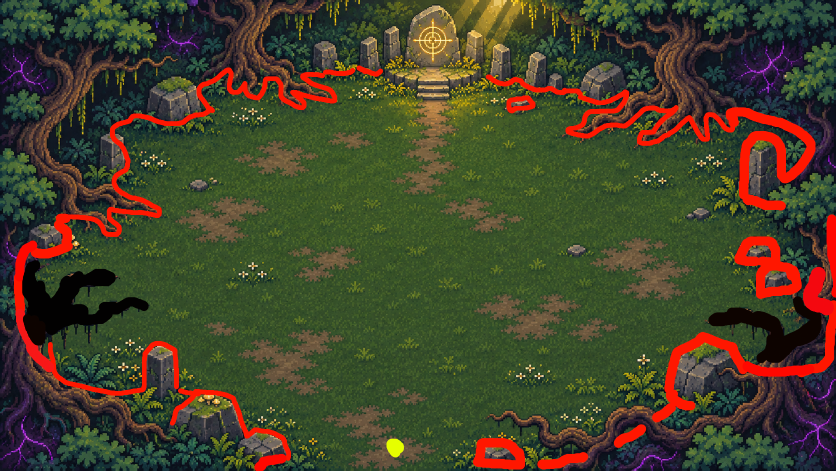
#> input picture design/clareira_marcada.png, 1672 x 941 px (shown at 1/2 size)
$ python generate_clearing_mask.py
#> lines starting #> are read from the running program, lines starting #| are printed output that depends on the picture; after the words box and inside, x2 and y2 are one past the last pixel; in counts of white or black regions, pixels touching at a corner belong together
"""Extract wall and foreground annotations from the marked clearing image.

Requires Pillow, NumPy and OpenCV only when regenerating the mask. The game
loads the generated PNG and does not need Python or OpenCV at runtime.
"""

from pathlib import Path

import cv2
import numpy as np
from PIL import Image


ROOT = Path(__file__).resolve().parents[1]
marked = np.asarray(Image.open(ROOT / "design/clareira_marcada.png").convert("RGB"))
#> marked is the input picture: shape (941, 1672, 3); mean R, G, B 68.7, 67, 42.5
red = (
    (marked[:, :, 0] > 180)
    & (marked[:, :, 1] < 100)
    & (marked[:, :, 2] < 100)
).astype(np.uint8)
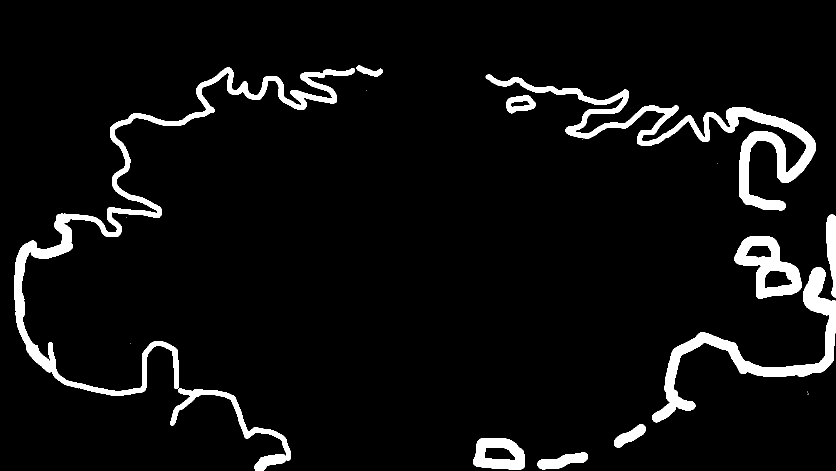
#> red: shape (941, 1672) (shown at 1/2 size); values 0 (black) and 1 (white), 5.7% white; 18 white regions (7 under 20 px), largest, box (x1, y1, x2, y2) and area: (28, 135, 710, 792) 26892, (971, 149, 1631, 421) 23152, (1304, 534, 1672, 845) 15767

# Ignore isolated pixels and preserve the marked strokes.
count, labels, stats, _ = cv2.connectedComponentsWithStats(red, 8)
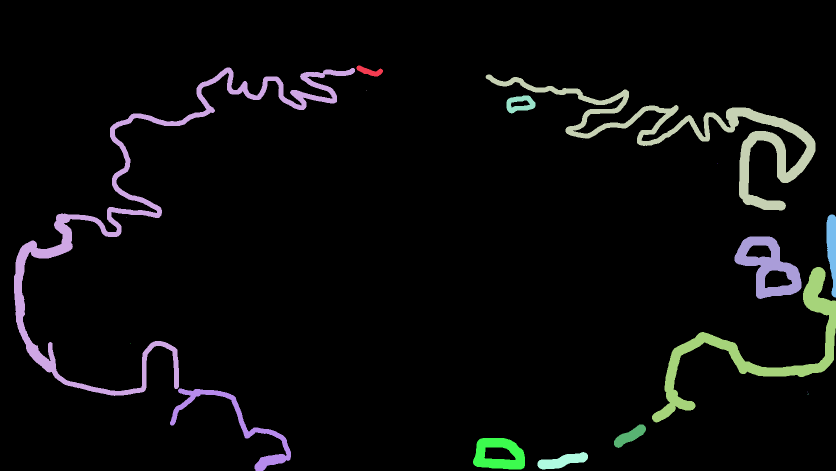
#> labels: shape (941, 1672) int32 (shown at 1/2 size); 19 distinct labels, from 0 to 18; one colour per label, 0 black
#> count = 19; stats = 19 rows, first 6: [0, 0, 1672, 941, 1483049], [713, 131, 53, 22, 576], [28, 135, 682, 657, 26892], [971, 149, 660, 272, 23152], [732, 180, 1, 1, 1], [1013, 191, 58, 36, 1224]
strokes = np.zeros(red.shape, dtype=np.uint8)
for index in range(1, count):
    if stats[index, cv2.CC_STAT_AREA] >= 500:
        strokes[labels == index] = 255

# The red paint is much wider than a wall line. Reduce it to a centerline first,
# then use a small gameplay footprint. The drawn player is deliberately wider
# than its collision footprint so it can overlap decorative edges slightly.
skeleton = np.zeros_like(strokes)
remaining = strokes.copy()
cross = cv2.getStructuringElement(cv2.MORPH_CROSS, (3, 3))
while cv2.countNonZero(remaining):
    eroded = cv2.erode(remaining, cross)
    opened = cv2.dilate(eroded, cross)
    skeleton = cv2.bitwise_or(skeleton, cv2.subtract(remaining, opened))
    remaining = eroded
#> this loop made 21 passes
#> pass 1, `eroded = cv2.erode(remaining, cross)`:
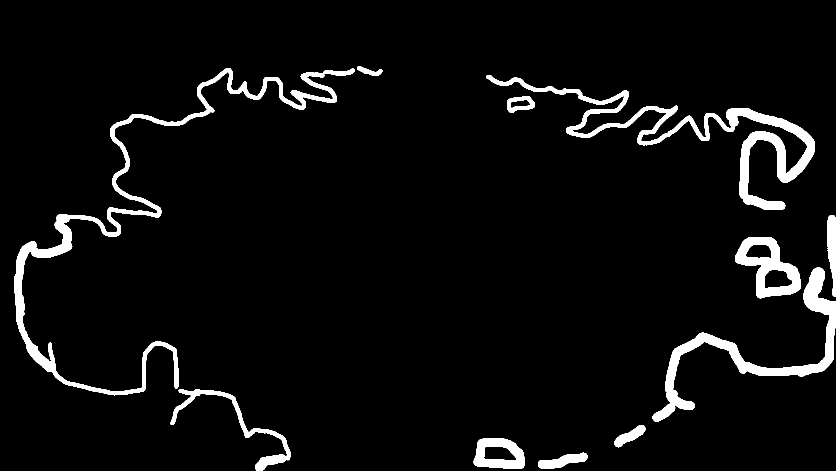
#> eroded: shape (941, 1672) (shown at 1/2 size); 5% white; 11 white regions, largest, box (x1, y1, x2, y2) and area: (29, 136, 709, 791) 22554, (972, 150, 1630, 420) 19996, (1305, 535, 1672, 844) 14365
#> pass 1, `skeleton = cv2.bitwise_or(skeleton, cv2.subtract(remaining, opened))`:
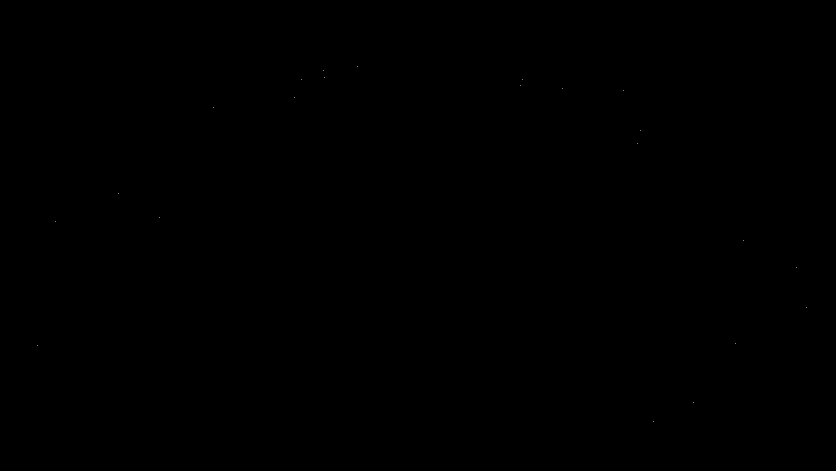
#> skeleton: shape (941, 1672) (shown at 1/2 size); 0% white in thin lines or dots, all inside (x1, y1, x2, y2) = (75, 132, 1614, 843)
#> after the loop: eroded: shape (941, 1672); every value is 0
#> after the loop:
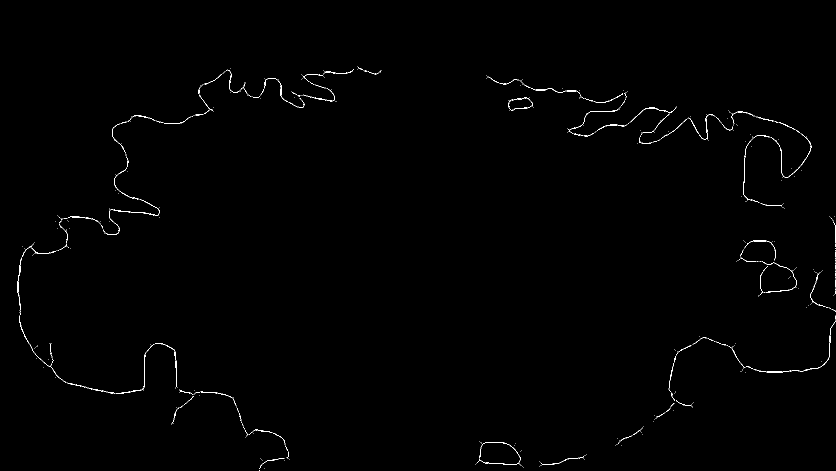
#> skeleton: shape (941, 1672) (shown at 1/2 size); 0.5% white in thin lines or dots, all inside (x1, y1, x2, y2) = (35, 132, 1672, 941)

kernel = cv2.getStructuringElement(cv2.MORPH_ELLIPSE, (9, 9))
blocked = cv2.dilate(skeleton, kernel)
#> blocked: shape (941, 1672); 4.1% white; 9 white regions, largest, box (x1, y1, x2, y2) and area: (31, 128, 768, 941) 29004, (969, 147, 1627, 422) 17475, (1303, 535, 1672, 847) 7991
blocked = cv2.morphologyEx(
    blocked, cv2.MORPH_CLOSE, cv2.getStructuringElement(cv2.MORPH_ELLIPSE, (7, 7))
)
#> blocked: shape (941, 1672); 4.2% white; 9 white regions, largest, box (x1, y1, x2, y2) and area: (31, 128, 768, 941) 29470, (969, 147, 1627, 422) 17773, (1303, 535, 1672, 847) 8128
blocked = cv2.GaussianBlur(blocked, (9, 9), 0)
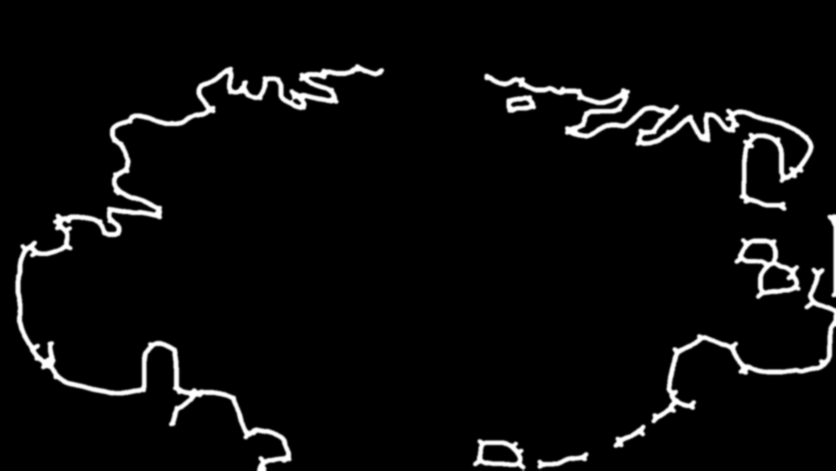
#> blocked: shape (941, 1672) (shown at 1/2 size); min 0, max 255, mean 10.7
blocked = np.where(blocked >= 128, 255, 0).astype(np.uint8)
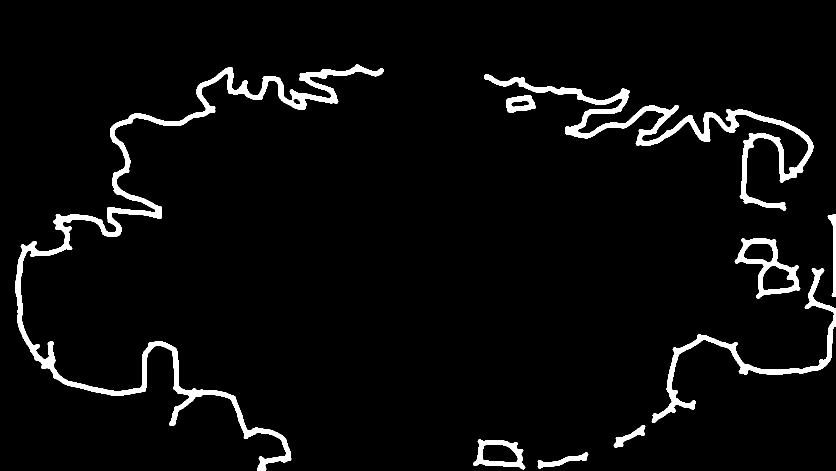
#> blocked: shape (941, 1672) (shown at 1/2 size); 4.2% white; 9 white regions, largest, box (x1, y1, x2, y2) and area: (31, 129, 768, 941) 29435, (969, 148, 1627, 421) 17741, (1303, 536, 1672, 846) 8105

#> (the run stopped early here; a loop or call above may not have finished)
